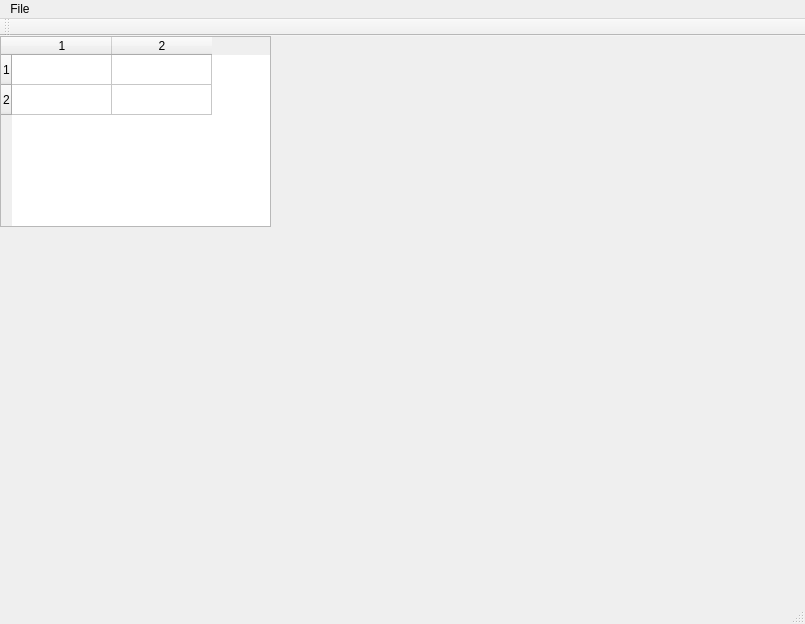
<?xml version="1.0" encoding="UTF-8"?>
<ui version="4.0">
 <class>MainWindow</class>
 <widget class="QMainWindow" name="MainWindow">
  <property name="geometry">
   <rect>
    <x>0</x>
    <y>0</y>
    <width>805</width>
    <height>624</height>
   </rect>
  </property>
  <property name="windowTitle">
   <string>MainWindow</string>
  </property>
  <widget class="QWidget" name="centralWidget">
   <widget class="QTableWidget" name="matrix">
    <property name="geometry">
     <rect>
      <x>0</x>
      <y>0</y>
      <width>271</width>
      <height>191</height>
     </rect>
    </property>
    <property name="verticalScrollBarPolicy">
     <enum>Qt::ScrollBarAlwaysOff</enum>
    </property>
    <property name="horizontalScrollBarPolicy">
     <enum>Qt::ScrollBarAlwaysOff</enum>
    </property>
    <property name="sizeAdjustPolicy">
     <enum>QAbstractScrollArea::AdjustToContents</enum>
    </property>
    <property name="rowCount">
     <number>2</number>
    </property>
    <property name="columnCount">
     <number>2</number>
    </property>
    <row/>
    <row/>
    <column/>
    <column/>
   </widget>
  </widget>
  <widget class="QMenuBar" name="menuBar">
   <property name="geometry">
    <rect>
     <x>0</x>
     <y>0</y>
     <width>805</width>
     <height>21</height>
    </rect>
   </property>
   <widget class="QMenu" name="menuFile">
    <property name="title">
     <string>File</string>
    </property>
    <addaction name="actionLoad_configuration"/>
    <addaction name="actionSave_matrix"/>
    <addaction name="separator"/>
    <addaction name="actionQuit"/>
   </widget>
   <addaction name="menuFile"/>
  </widget>
  <widget class="QToolBar" name="mainToolBar">
   <attribute name="toolBarArea">
    <enum>TopToolBarArea</enum>
   </attribute>
   <attribute name="toolBarBreak">
    <bool>false</bool>
   </attribute>
  </widget>
  <widget class="QStatusBar" name="statusBar"/>
  <action name="actionLoad_configuration">
   <property name="text">
    <string>Load matrix</string>
   </property>
  </action>
  <action name="actionSave_matrix">
   <property name="text">
    <string>Save matrix</string>
   </property>
  </action>
  <action name="actionQuit">
   <property name="text">
    <string>Quit</string>
   </property>
  </action>
 </widget>
 <layoutdefault spacing="6" margin="11"/>
 <resources/>
 <connections/>
</ui>
